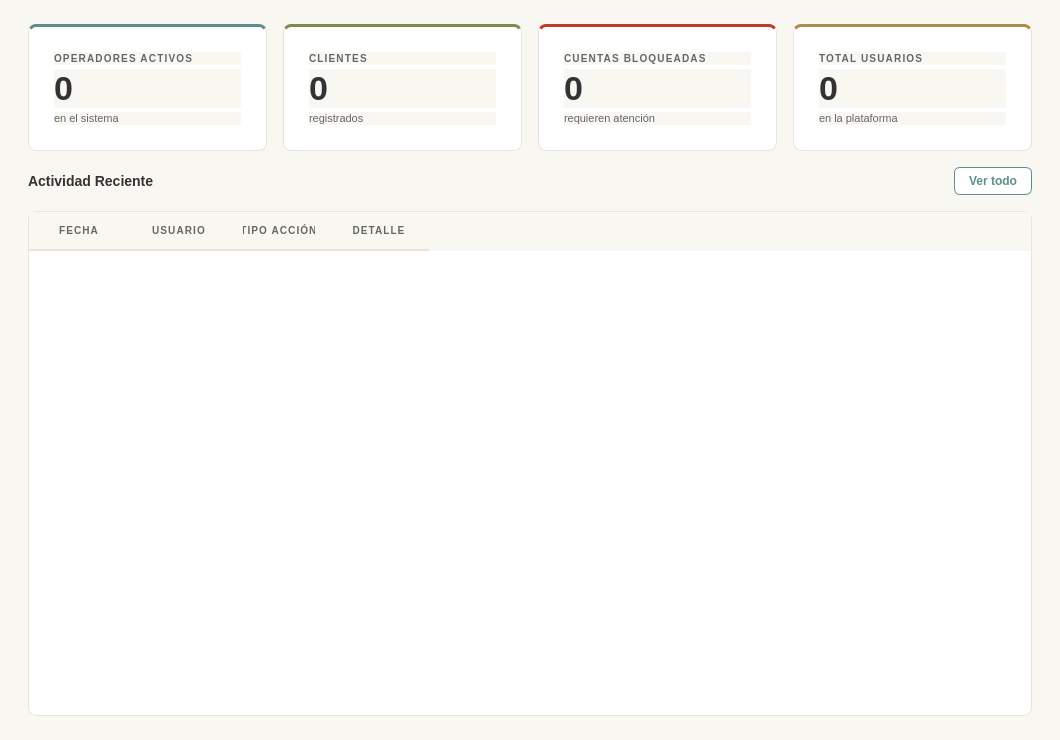
<?xml version="1.0" encoding="UTF-8"?>
<ui version="4.0">
 <class>PageDashboardUI</class>
 <widget class="QWidget" name="PageDashboardUI">
  <property name="geometry">
   <rect><x>0</x><y>0</y><width>1060</width><height>740</height></rect>
  </property>

  <!-- FIX #3: se elimina cualquier width fijo en las columnas del QTableWidget
       para que VentanaDashboard_admin._configurar_tabla() aplique Stretch sin
       ser sobreescrito por el .ui.  El resto del QSS no se toca. -->
  <property name="styleSheet">
   <string notr="true">QWidget {
    background-color: #f9f7f2;
    font-family: "Segoe UI", "Helvetica Neue", sans-serif;
    font-size: 13px;
    color: #333333;
}
QFrame#cardOperadores, QFrame#cardClientes,
QFrame#cardBloqueados, QFrame#cardTotal {
    background-color: #FFFFFF;
    border: 1px solid #e8e4dc;
    border-radius: 8px;
    padding: 16px;
}
QFrame#cardOperadores { border-top: 3px solid #5e8d8d; }
QFrame#cardClientes   { border-top: 3px solid #7a8c4e; }
QFrame#cardBloqueados { border-top: 3px solid #c0392b; }
QFrame#cardTotal      { border-top: 3px solid #b08a4e; }
QLabel#lblCardOpTitulo, QLabel#lblCardClTitulo,
QLabel#lblCardBlTitulo, QLabel#lblCardTotTitulo {
    color: #666666; font-size: 10px; font-weight: 700; letter-spacing: 1.2px;
}
QLabel#lblTotalOperadores, QLabel#lblTotalClientes,
QLabel#lblTotalBloqueados, QLabel#lblTotalUsuarios {
    color: #333333; font-size: 34px; font-weight: 800;
}
QLabel#lblCardOpSub, QLabel#lblCardClSub,
QLabel#lblCardBlSub, QLabel#lblCardTotSub { color: #666666; font-size: 11px; }
QLabel#lblDashActTitle, QLabel#lblHistorialTitle,
QLabel#lblBackupTitle, QLabel#lblSysTitle {
    color: #333333; font-size: 14px; font-weight: 700;
}
QTableWidget {
    background-color: #FFFFFF; border: 1px solid #e8e4dc;
    border-radius: 8px; gridline-color: transparent; outline: none;
    font-size: 13px; color: #333333;
    selection-background-color: #eef4f4; selection-color: #5e8d8d;
}
QTableWidget::item { padding: 10px 14px; border-bottom: 1px solid #f3f0ea; }
QTableWidget::item:selected { background-color: #eef4f4; color: #5e8d8d; }
QHeaderView::section {
    background-color: #f9f7f2; color: #666666; font-size: 10px;
    font-weight: 700; letter-spacing: 1.1px; padding: 9px 14px;
    border: none; border-bottom: 2px solid #e8e4dc;
}
QScrollBar:vertical { background: #f9f7f2; width: 6px; border-radius: 3px; }
QScrollBar::handle:vertical { background: #cac5bc; border-radius: 3px; min-height: 24px; }
QScrollBar::add-line:vertical, QScrollBar::sub-line:vertical { height: 0px; }
QScrollBar:horizontal { background: #f9f7f2; height: 6px; border-radius: 3px; }
QScrollBar::handle:horizontal { background: #cac5bc; border-radius: 3px; }
QScrollBar::add-line:horizontal, QScrollBar::sub-line:horizontal { width: 0px; }
QLineEdit {
    background-color: #FFFFFF; border: 1px solid #e8e4dc;
    border-radius: 6px; padding: 8px 12px; font-size: 13px; color: #333333;
}
QLineEdit:hover { border-color: #c8c0b4; }
QLineEdit:focus { border: 1.5px solid #5e8d8d; background-color: #fafaf8; }
QComboBox {
    background-color: #FFFFFF; border: 1px solid #e8e4dc;
    border-radius: 6px; padding: 7px 12px; font-size: 13px;
    color: #333333; min-width: 150px;
}
QComboBox:hover { border-color: #c8c0b4; }
QComboBox:focus { border: 1.5px solid #5e8d8d; }
QComboBox::drop-down { border: none; width: 24px; }
QComboBox QAbstractItemView {
    background-color: #FFFFFF; border: 1px solid #e8e4dc; outline: none;
    selection-background-color: #eef4f4; selection-color: #5e8d8d; font-size: 13px;
}
QFrame#backupCard {
    background-color: #FFFFFF; border: 1px solid #e8e4dc;
    border-top: 3px solid #5e8d8d; border-radius: 8px; padding: 20px;
}
QFrame#infoSistemaCard {
    background-color: #FFFFFF; border: 1px solid #e8e4dc;
    border-top: 3px solid #7a8c4e; border-radius: 8px; padding: 20px;
}
QLabel#lblBackupDesc, QLabel#lblPython, QLabel#lblHost, QLabel#bkLast1 {
    color: #666666; font-size: 12px;
}
QPushButton#btnNuevoOperador {
    background-color: #5e8d8d; color: #FFFFFF; border: none;
    border-radius: 6px; padding: 8px 16px; font-size: 13px; font-weight: 600;
}
QPushButton#btnNuevoOperador:hover { background-color: #4e7a7a; }
QPushButton#btnExportarOp {
    background-color: #7a8c4e; color: #FFFFFF; border: none;
    border-radius: 6px; padding: 8px 16px; font-size: 12px; font-weight: 600;
}
QPushButton#btnExportarOp:hover { background-color: #697a3e; }
QPushButton#btnVerTodosDash {
    background-color: #FFFFFF; color: #5e8d8d; border: 1px solid #5e8d8d;
    border-radius: 6px; padding: 6px 14px; font-size: 12px; font-weight: 600;
}
QPushButton#btnVerTodosDash:hover { background-color: #eef4f4; }
QPushButton#btnBackupAhora {
    background-color: #5e8d8d; color: #FFFFFF; border: none;
    border-radius: 6px; padding: 10px 22px; font-size: 13px; font-weight: 600; margin-top: 8px;
}
QPushButton#btnBackupAhora:hover { background-color: #4e7a7a; }
QPushButton#btnEdit {
    background-color: #eef4f4; color: #5e8d8d; border: 1px solid #c5dcdc;
    border-radius: 4px; padding: 4px 10px; font-size: 11px; font-weight: 600;
}
QPushButton#btnEdit:hover { background-color: #d4e8e8; }
QPushButton#btnDanger {
    background-color: #fdecea; color: #c0392b; border: 1px solid #f5c6c3;
    border-radius: 4px; padding: 4px 10px; font-size: 11px; font-weight: 600;
}
QPushButton#btnDanger:hover { background-color: #f9d4d1; }
QPushButton#btnSuccess {
    background-color: #eafaf1; color: #27ae60; border: 1px solid #b7e4c7;
    border-radius: 4px; padding: 4px 10px; font-size: 11px; font-weight: 600;
}
QPushButton#btnSuccess:hover { background-color: #d4f0e0; }
QPushButton#btnSecondary {
    background-color: #FFFFFF; color: #333333; border: 1px solid #e8e4dc;
    border-radius: 4px; padding: 4px 10px; font-size: 11px;
}
QPushButton#btnSecondary:hover { border-color: #5e8d8d; color: #5e8d8d; }</string>
  </property>

  <layout class="QVBoxLayout" name="dashLayout">
   <property name="leftMargin"><number>28</number></property>
   <property name="topMargin"><number>24</number></property>
   <property name="rightMargin"><number>28</number></property>
   <property name="bottomMargin"><number>24</number></property>
   <property name="spacing"><number>16</number></property>

   <!-- Tarjetas métricas -->
   <item>
    <layout class="QHBoxLayout" name="cardsLayout">
     <property name="spacing"><number>16</number></property>
     <item>
      <widget class="QFrame" name="cardOperadores">
       <property name="minimumHeight"><number>110</number></property>
       <layout class="QVBoxLayout" name="cardOpLayout">
        <property name="spacing"><number>4</number></property>
        <item><widget class="QLabel" name="lblCardOpTitulo"><property name="text"><string>OPERADORES ACTIVOS</string></property></widget></item>
        <item><widget class="QLabel" name="lblTotalOperadores"><property name="text"><string>0</string></property></widget></item>
        <item><widget class="QLabel" name="lblCardOpSub"><property name="text"><string>en el sistema</string></property></widget></item>
       </layout>
      </widget>
     </item>
     <item>
      <widget class="QFrame" name="cardClientes">
       <property name="minimumHeight"><number>110</number></property>
       <layout class="QVBoxLayout" name="cardClLayout">
        <property name="spacing"><number>4</number></property>
        <item><widget class="QLabel" name="lblCardClTitulo"><property name="text"><string>CLIENTES</string></property></widget></item>
        <item><widget class="QLabel" name="lblTotalClientes"><property name="text"><string>0</string></property></widget></item>
        <item><widget class="QLabel" name="lblCardClSub"><property name="text"><string>registrados</string></property></widget></item>
       </layout>
      </widget>
     </item>
     <item>
      <widget class="QFrame" name="cardBloqueados">
       <property name="minimumHeight"><number>110</number></property>
       <layout class="QVBoxLayout" name="cardBlLayout">
        <property name="spacing"><number>4</number></property>
        <item><widget class="QLabel" name="lblCardBlTitulo"><property name="text"><string>CUENTAS BLOQUEADAS</string></property></widget></item>
        <item><widget class="QLabel" name="lblTotalBloqueados"><property name="text"><string>0</string></property></widget></item>
        <item><widget class="QLabel" name="lblCardBlSub"><property name="text"><string>requieren atención</string></property></widget></item>
       </layout>
      </widget>
     </item>
     <item>
      <widget class="QFrame" name="cardTotal">
       <property name="minimumHeight"><number>110</number></property>
       <layout class="QVBoxLayout" name="cardTotLayout">
        <property name="spacing"><number>4</number></property>
        <item><widget class="QLabel" name="lblCardTotTitulo"><property name="text"><string>TOTAL USUARIOS</string></property></widget></item>
        <item><widget class="QLabel" name="lblTotalUsuarios"><property name="text"><string>0</string></property></widget></item>
        <item><widget class="QLabel" name="lblCardTotSub"><property name="text"><string>en la plataforma</string></property></widget></item>
       </layout>
      </widget>
     </item>
    </layout>
   </item>

   <!-- Cabecera actividad reciente -->
   <item>
    <layout class="QHBoxLayout" name="dashActHeader">
     <item><widget class="QLabel" name="lblDashActTitle"><property name="text"><string>Actividad Reciente</string></property></widget></item>
     <item>
      <spacer><property name="orientation"><enum>Qt::Horizontal</enum></property><property name="sizeHint" stdset="0"><size><width>40</width><height>20</height></size></property></spacer>
     </item>
     <item>
      <widget class="QPushButton" name="btnVerTodosDash">
       <property name="text"><string>Ver todo</string></property>
       <property name="cursor"><cursorShape>PointingHandCursor</cursorShape></property>
      </widget>
     </item>
    </layout>
   </item>

   <!-- FIX #3: QTableWidget SIN columnos con width fijo.
        Las columnas quedan solo con sus headers; el código Python en
        VentanaDashboard_admin._configurar_tabla() aplica:
          col 0 → Fixed 150px   (Fecha)
          col 1 → Fixed 170px   (Usuario)
          col 2 → Stretch       (Tipo acción  — antes cortaba CREAR_OPERADOR)
          col 3 → Stretch       (Detalle)
        Al no haber width ni resizeMode en el .ui, Python manda sin conflicto. -->
   <item>
    <widget class="QTableWidget" name="tablaDashActividad">
     <property name="editTriggers"><set>QAbstractItemView::NoEditTriggers</set></property>
     <property name="selectionBehavior"><enum>QAbstractItemView::SelectRows</enum></property>
     <property name="showGrid"><bool>false</bool></property>
     <property name="columnCount"><number>4</number></property>
     <column><property name="text"><string>FECHA</string></property></column>
     <column><property name="text"><string>USUARIO</string></property></column>
     <column><property name="text"><string>TIPO ACCIÓN</string></property></column>
     <column><property name="text"><string>DETALLE</string></property></column>
    </widget>
   </item>

  </layout>
 </widget>
</ui>
